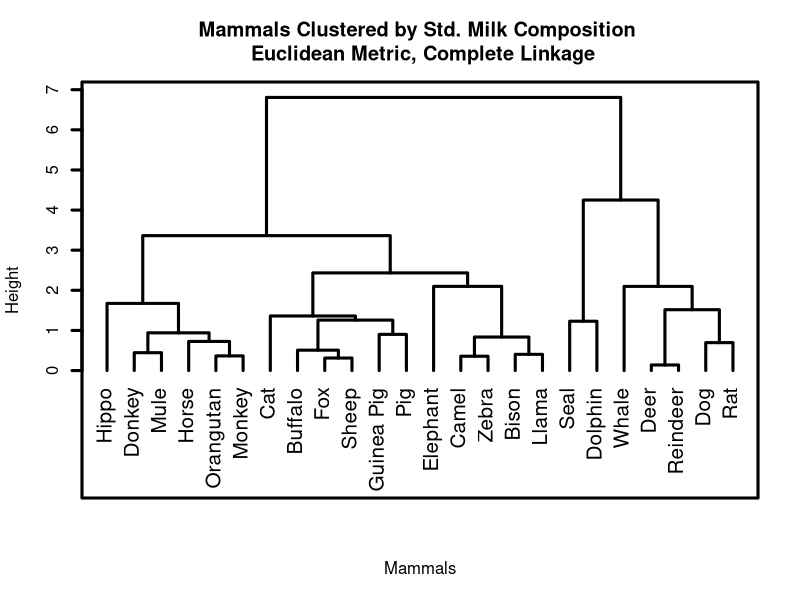
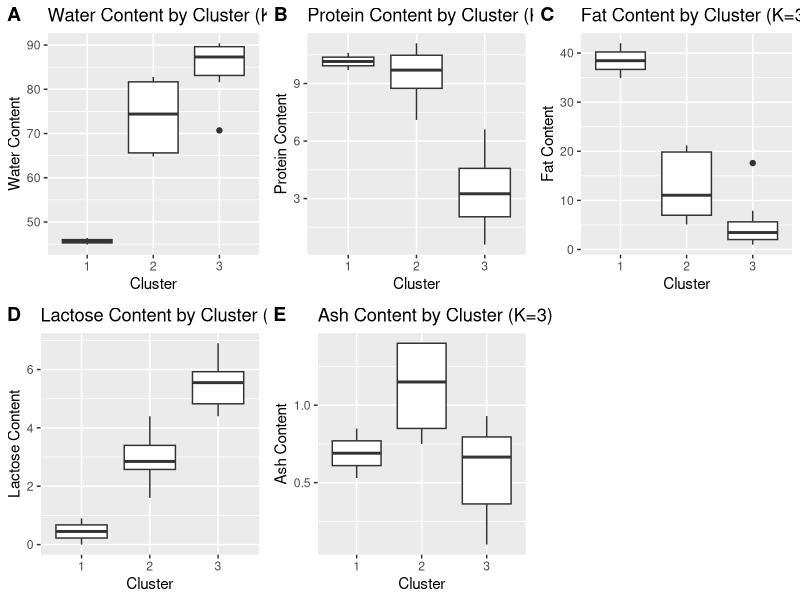
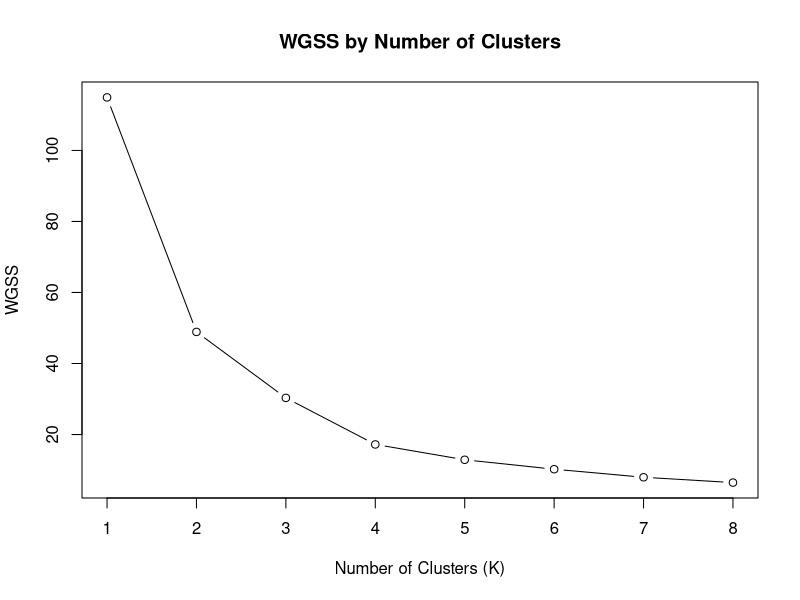

These figures' R source, in order:
## ---- chunk 1
knitr::opts_chunk$set(warning=FALSE, message=FALSE)
## ---- chunk 2
library(tidyverse)
Mammals_Milk<-read.csv("Milk_Composition.csv",header=T,row.names=1)
head(Mammals_Milk)
## ---- chunk 3
summary(Mammals_Milk)
## ---- chunk 4
Mammals_Milk_Std<-round(scale(Mammals_Milk),2)
head(Mammals_Milk_Std)
## ---- chunk 5
hcluster <- hclust(dist(Mammals_Milk_Std, method = "euclidean"))
             
plot(hcluster, hang = -1, cex = 1.25, sub = "", main = "Mammals Clustered by Std. Milk Composition \n Euclidean Metric, Complete Linkage", xlab = "Mammals", frame.plot = TRUE, lwd = 3)

## ---- chunk 6
set.seed(125)
library(dplyr)
MMilk_km_3 <- kmeans(Mammals_Milk_Std, centers = 3, nstart = 100)
MMilk_km_4 <- kmeans(Mammals_Milk_Std, centers = 4, nstart = 100)

Mammals_Milk$km_3 <- MMilk_km_3$cluster
Mammals_Milk$km_4 <- MMilk_km_4$cluster

sorted_table_km_3 <- Mammals_Milk %>% arrange(km_3)
sorted_table_km_4 <- Mammals_Milk %>% arrange(km_4)

sorted_table_km_3
sorted_table_km_4

## ---- chunk 7
MMilk_Agg_K3 <- sorted_table_km_3 %>%
  group_by(km_3) %>%
  summarize(Count = n(),
    Mean_Water = round(mean(Water), 2),
    Mean_Protein = round(mean(Protein), 2),
    Mean_Fat = round(mean(Fat), 2),
    Mean_Lactose = round(mean(Lactose), 2),
    Mean_Ash = round(mean(Ash), 2))

MMilk_Agg_K4 <- sorted_table_km_4 %>%
  group_by(km_4) %>%
  summarize(Count = n(),
    Mean_Water = round(mean(Water), 2),
    Mean_Protein = round(mean(Protein), 2),
    Mean_Fat = round(mean(Fat), 2),
    Mean_Lactose = round(mean(Lactose), 2),
    Mean_Ash = round(mean(Ash), 2))

MMilk_Agg_K3
MMilk_Agg_K4
## ---- chunk 8
require(cowplot)
library(ggplot2)

graph1 <- ggplot(sorted_table_km_3, aes(x = as.factor(km_3), y = Water)) +
  geom_boxplot() +
  labs(title = "Water Content by Cluster (K=3)", x = "Cluster", y = "Water Content")
graph2 <- ggplot(sorted_table_km_3, aes(x = as.factor(km_3), y = Protein)) +
  geom_boxplot() +
  labs(title = "Protein Content by Cluster (K=3)", x = "Cluster", y = "Protein Content")
graph3 <- ggplot(sorted_table_km_3, aes(x = as.factor(km_3), y = Fat)) +
  geom_boxplot() +
  labs(title = "Fat Content by Cluster (K=3)", x = "Cluster", y = "Fat Content")
graph4 <- ggplot(sorted_table_km_3, aes(x = as.factor(km_3), y = Lactose)) +
  geom_boxplot() +
  labs(title = "Lactose Content by Cluster (K=3)", x = "Cluster", y = "Lactose Content")
graph5 <- ggplot(sorted_table_km_3, aes(x = as.factor(km_3), y = Ash)) +
  geom_boxplot() +
  labs(title = "Ash Content by Cluster (K=3)", x = "Cluster", y = "Ash Content")

plot_grid(graph1, graph2, graph3, graph4, graph5, labels = "AUTO")
## ---- chunk 9
wgss <- numeric(8)

for (k in 1:8) {set.seed(125)
  km_result <- kmeans(Mammals_Milk_Std, centers = k, nstart = 50)
  wgss[k] <- km_result$tot.withinss}

plot(1:8, wgss, type = "b", xlab = "Number of Clusters (K)", ylab = "WGSS", main = "WGSS by Number of Clusters")

#The elbow plot suggests 8 clusters. The dendrogram in Question 2 is more challenging to interpret, so the use of K clustering helped analyze the data and easily identify the number of clusters. (-2)
